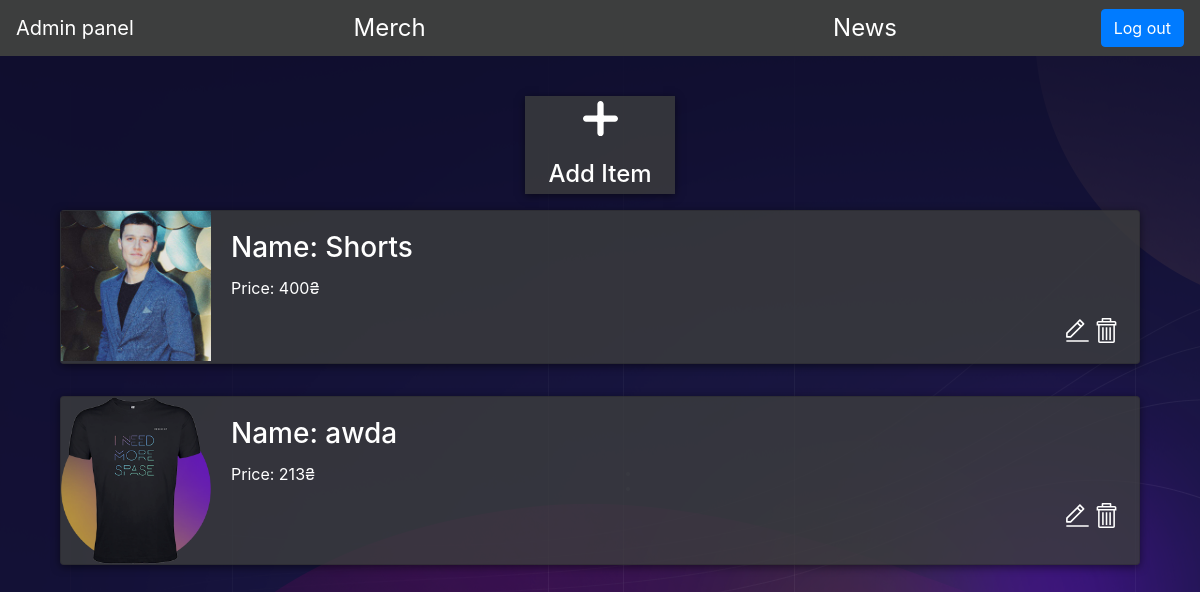
/merch (signed in), run on an earlier commit of the app's database.
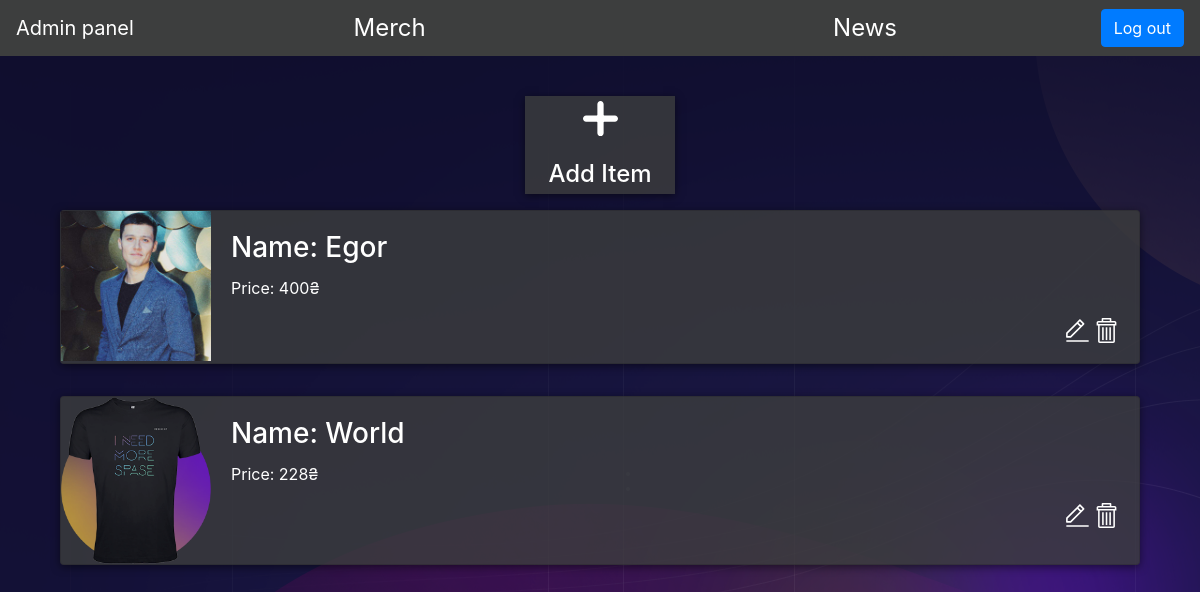
And on a later commit of the database.
### testform/models.py (models this page shows)
class Merch(models.Model):
    name = models.CharField(max_length=70)
    price = models.IntegerField()
    avatar_url = models.ImageField(upload_to='merch_photos')
    created_time = models.DateTimeField(auto_now_add=True)
    updated_time = models.DateTimeField(null=True)

### testform/views.py (the view)
# urls.py: path('merch', views.merch, name='merch'),
@login_required
def merch(request):
    if request.method == 'POST':
        f = MerchForm(request.POST, request.FILES)
        if f.is_valid():
            merch = Merch()
            merch.name = request.POST['name']
            merch.price = request.POST['price']
            merch.avatar_url = request.FILES['photo']
            merch.save()
            return HttpResponseRedirect('#')
    else:
        context = {
            'form': MerchForm(),
            'merch': Merch.objects.all()
        }
        return render(request, 'merch/index.html', context)

### testform/templates/merch/index.html (shortened to what this page needs)
{% extends 'base.html' %}
{% block content %}
{% load staticfiles %}
<link rel="stylesheet" media="all" href="{% static 'css/merch.css' %}" type="text/css">
<nav class="navbar" style="background-color: rgba(61, 62, 62);position: fixed;width: 100%">
    <a class="navbar-brand">Admin panel</a>
    <a class="sidebar-item-text" href="{% url 'merch' %}">Merch</a>
    <a class="sidebar-item-text" href="{% url 'news' %}">News</a>
    <a href="{% url 'logout' %}"><button class="btn btn-primary" type="submit" >Log out</button></a>
</nav>
<div style="display:flex;height:91vh;">
    <div class="content">
        {% if merch %}
            <ul class="list-group">
                    <li class="li-add" id="dialog"><img style="width: 35px;margin: 0 auto;" src={% static 'img/plus.svg' %} />&nbsp;<h3>Add Item</h3></li>
                {% for item in merch %}
                    <li>
                        <div class="content-merch">
                            <div class="card">
                                <div style="display:flex;">
                                    <div class="img-square-wrapper">
                                        <img class="" src="http://localhost:8000/media/{{ item.avatar_url }}" alt="Card image cap">
                                    </div>
                                    <div class="card-body">
                                        <h3 class="card-title">Name: {{ item.name }}</h3>
                                        <p class="card-text">Price: {{ item.price }}₴</p>
                                        <div class="merch-item-btns">
                                            <a href='/merch/{{item.id}}/edit'><img src={% static 'img/edit.svg' %}/></a>
                                            <a href='/merch/{{item.id}}/delete'><img src={% static 'img/remove.svg' %}/></a>
                                        </div>
                                    </div>
                                </div>
                            </div>
                        </div>
                    </li>
                {% endfor %}
            </ul>
        {% endif %}
    </div>
</div>
{% endblock %}

### testform/templates/base.html (shortened to what this page needs)
<!DOCTYPE html>
<html lang="en">
<head>
    {% load staticfiles %}
    <link rel="stylesheet" media="all" href="{% static 'css/base.css' %}" type="text/css">
    <link rel="stylesheet" media="all" href="{% static 'css/bootstrap.min.css' %}" type="text/css">
</head>
<body>
  {% block content %}
  {% endblock %}
</body>
</html>

### testform/static/css/base.css (style rules this page uses)
body { background: url(../img/background-main.png) }
li { margin-bottom: 4vh; list-style-type: none; }
.card { background-color: rgba(61, 62, 62, 0.8) !important; box-shadow: 0 2px 8px 0px rgba(0, 0, 0, 0.5); color: white; }
.navbar { color: white; font-size: 1.5em; }
.sidebar-item-text { margin: auto; }
.content { width: 90%; margin-left: 5%; margin-right: 5%; margin-top: 12vh; }

### testform/static/css/merch.css (style rules this page uses)
.merch-item-btns { float: right; }
.navbar-brand { color: white !important; }
.sidebar-item-text { margin: auto; text-decoration: none !important; color: white; transition: 1s; }
.li-add { background-color: rgba(61, 62, 62, 0.8) !important; box-shadow: 0 2px 8px 0px rgba(0, 0, 0, 0.5); color: white; width: 150px; display: flex; flex-direction: column; text-align: center; margin: 0 auto; padding: 5px; cursor: pointer; margin-bottom: 2vh; }
.li-add h3 { margin: 0; }
.li-add h3 { font-size: 1.5em; }
.merch-item-btns img { width: 25px; }
.img-square-wrapper img { width: 150px; }

What changed in the data, as far as the page shows it:
changed Merch: name "Shorts" → "Egor"
changed Merch: name "awda" → "World"; price "213" → "228"
